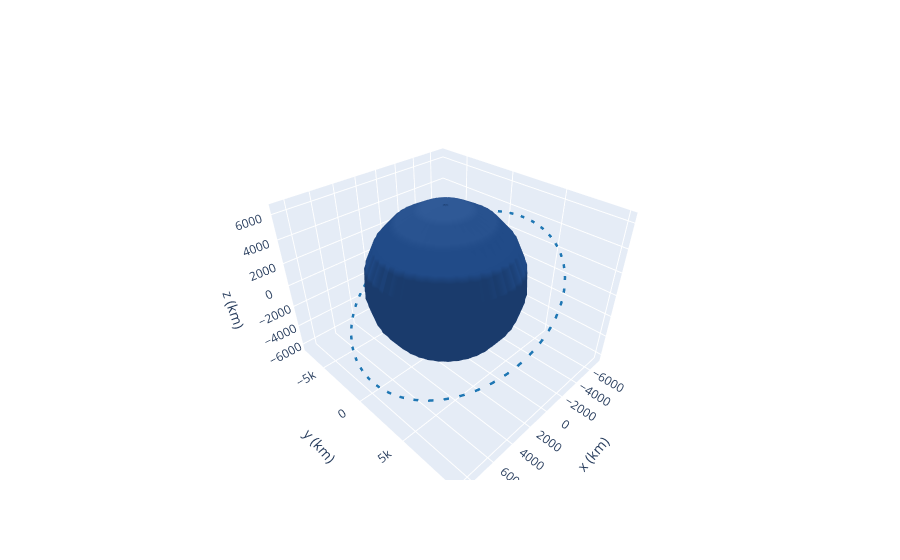

This figure's notebook cell:
### Code cell
e0.plot(label="Sample orbit", interactive=True,use_3d=True)
